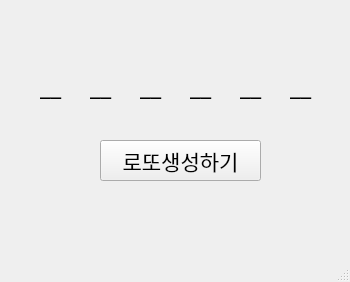
<?xml version="1.0" encoding="UTF-8"?>
<ui version="4.0">
 <class>MainWindow</class>
 <widget class="QMainWindow" name="MainWindow">
  <property name="geometry">
   <rect>
    <x>0</x>
    <y>0</y>
    <width>350</width>
    <height>282</height>
   </rect>
  </property>
  <property name="windowTitle">
   <string>MainWindow</string>
  </property>
  <widget class="QWidget" name="centralwidget">
   <widget class="QLabel" name="lbl1">
    <property name="geometry">
     <rect>
      <x>40</x>
      <y>70</y>
      <width>31</width>
      <height>31</height>
     </rect>
    </property>
    <property name="font">
     <font>
      <family>둥근모꼴</family>
      <pointsize>18</pointsize>
     </font>
    </property>
    <property name="text">
     <string>__</string>
    </property>
   </widget>
   <widget class="QLabel" name="lbl2">
    <property name="geometry">
     <rect>
      <x>90</x>
      <y>70</y>
      <width>31</width>
      <height>31</height>
     </rect>
    </property>
    <property name="font">
     <font>
      <family>둥근모꼴</family>
      <pointsize>18</pointsize>
     </font>
    </property>
    <property name="text">
     <string>__</string>
    </property>
   </widget>
   <widget class="QLabel" name="lbl3">
    <property name="geometry">
     <rect>
      <x>140</x>
      <y>70</y>
      <width>31</width>
      <height>31</height>
     </rect>
    </property>
    <property name="font">
     <font>
      <family>둥근모꼴</family>
      <pointsize>18</pointsize>
     </font>
    </property>
    <property name="text">
     <string>__</string>
    </property>
   </widget>
   <widget class="QLabel" name="lbl4">
    <property name="geometry">
     <rect>
      <x>190</x>
      <y>70</y>
      <width>31</width>
      <height>31</height>
     </rect>
    </property>
    <property name="font">
     <font>
      <family>둥근모꼴</family>
      <pointsize>18</pointsize>
     </font>
    </property>
    <property name="text">
     <string>__</string>
    </property>
   </widget>
   <widget class="QLabel" name="lbl5">
    <property name="geometry">
     <rect>
      <x>240</x>
      <y>70</y>
      <width>31</width>
      <height>31</height>
     </rect>
    </property>
    <property name="font">
     <font>
      <family>둥근모꼴</family>
      <pointsize>18</pointsize>
     </font>
    </property>
    <property name="text">
     <string>__</string>
    </property>
   </widget>
   <widget class="QLabel" name="lbl6">
    <property name="geometry">
     <rect>
      <x>290</x>
      <y>70</y>
      <width>31</width>
      <height>31</height>
     </rect>
    </property>
    <property name="font">
     <font>
      <family>둥근모꼴</family>
      <pointsize>18</pointsize>
     </font>
    </property>
    <property name="text">
     <string>__</string>
    </property>
   </widget>
   <widget class="QPushButton" name="pb">
    <property name="geometry">
     <rect>
      <x>100</x>
      <y>140</y>
      <width>161</width>
      <height>41</height>
     </rect>
    </property>
    <property name="font">
     <font>
      <family>둥근모꼴</family>
      <pointsize>16</pointsize>
     </font>
    </property>
    <property name="text">
     <string>로또생성하기</string>
    </property>
   </widget>
  </widget>
  <widget class="QMenuBar" name="menubar">
   <property name="geometry">
    <rect>
     <x>0</x>
     <y>0</y>
     <width>350</width>
     <height>21</height>
    </rect>
   </property>
  </widget>
  <widget class="QStatusBar" name="statusbar"/>
 </widget>
 <resources/>
 <connections/>
</ui>
